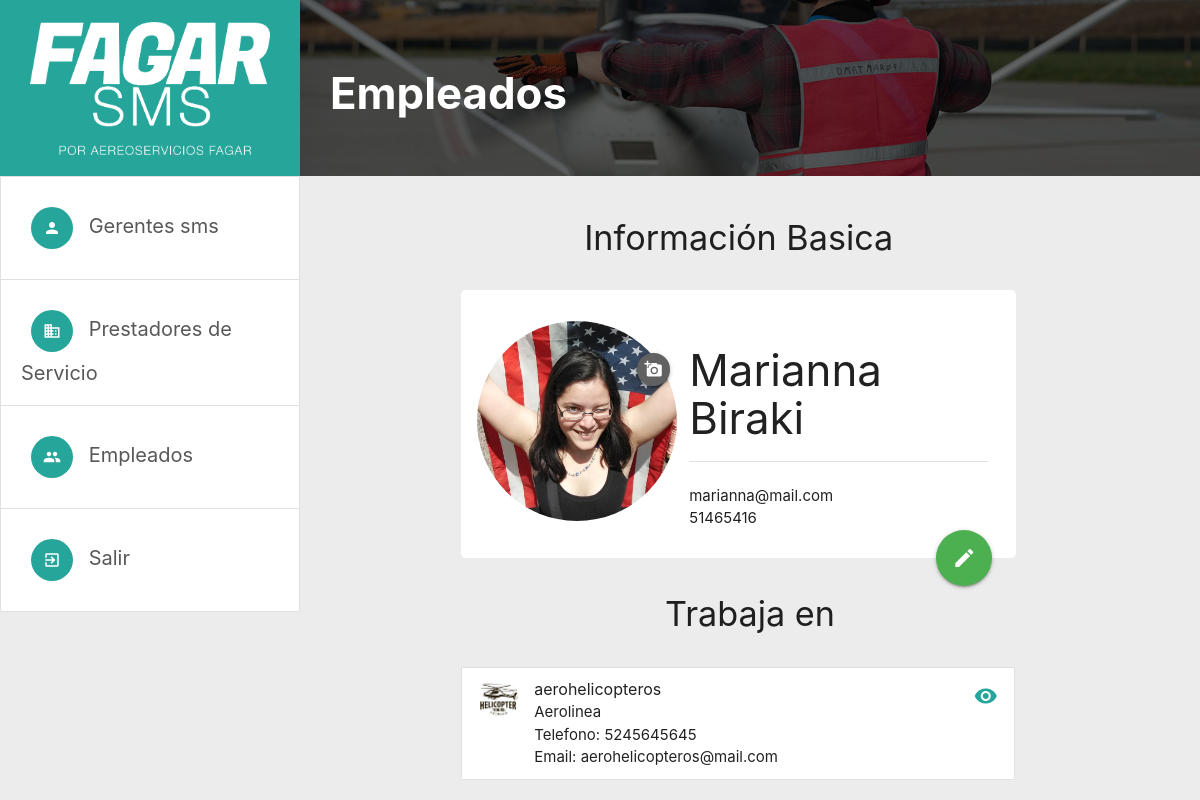
The app's page /dashboard/employee-detail/4/ with its own data.
### users/models.py (models this page shows, shortened)
class Employee(models.Model):
    user        = models.OneToOneField(User, on_delete=models.CASCADE, primary_key=True)
    company     = models.ForeignKey(Company, on_delete=models.CASCADE, related_name = 'employee_of_company', default = False)
    name        = models.CharField(max_length=50)
    last_name   = models.CharField(max_length=50)
    phone       = models.PositiveBigIntegerField(null=False, default=0)
    photo       = models.ImageField(upload_to='employees/profile_pics/', default='employees/profile_pics/default_user_profile_pic.png')

class User(AbstractBaseUser, PermissionsMixin):
    email           = models.EmailField(unique=True, blank=False)
    is_sms_manager	= models.BooleanField(default=False)
    is_employee	= models.BooleanField(default=False)
    is_superuser = models.BooleanField(
        _('superuser status'),
        default=False,
        help_text=_('Do you think you can be a Superuser?'),
    )
    is_staff = models.BooleanField(
        _('staff status'),
        default=False,
        help_text=_('Designates whether the user can log into this site.'),
    )
    is_active = models.BooleanField(
        _('active'),
        default=True,
        help_text=_(
            'Designates whether this user should be treated as active. '
            'Unselect this instead of deleting accounts.'
        ),
    )
    USERNAME_FIELD = 'email'
    objects = MyUserManager()

class Company(models.Model):
    company_sms_manager = models.ForeignKey(SmsManager, on_delete=models.CASCADE, related_name='managed_by')
    name                = models.CharField(max_length=100)
    type_of_company     = models.CharField(max_length=1, choices=TYPE_OF_COMPANY, blank=True)
    phone               = models.PositiveBigIntegerField(null=False, default=0)
    company_logo        = models.ImageField(upload_to='companys/company_logos/', default='companys/company_logos/default_company_logo.png')
    rif                 = models.PositiveBigIntegerField(null=False, default=0)
    company_mail        = models.EmailField(blank=False, default='mail@mail.com')

### superuser/views.py (the view)
# urls.py: path('dashboard/employee-detail/<int:id>/', AdminDetailEmployeeView.as_view(), name='employee-detail'),
class AdminDetailEmployeeView(DetailView):
    template_name = 'superuser/employee/employeeDetail.html'
    model           = Employee
    def get_object(self):
        id_ = self.kwargs.get("id")
        return get_object_or_404(Employee, user=id_)

### superuser/templates/superuser/employee/employeeDetail.html (shortened to what this page needs)
{% extends '../AdminDashboard.html' %}
{% load static %}
{% block dashboard %}
{% include './employeeHeader.html' %}
<div class="col m2 hide-on-med-and-down">
</div>
<div class="col s12 m8 center-by-margin">
<div class="row" style="width: 100%;">
    <div class="col s12">
        <div class="row text-center">
            <h4>Información Basica</h4>
        </div>
        <div class="card horizontal">
            <div class="card-image">
                <img src="{{ object.photo.url }}" class="profile-pic-medium mt-1 mb-1">
                <button data-target="ProfilePicFormModal" class="btn-edit-profile-pic btn-small btn-floating waves-effect waves-light grey darken-2 modal-trigger"><i class="material-icons">add_a_photo</i></button>
            </div>
            <div class="card-stacked">
                <div class="card-content">
                    <h3>{{ object.name }} {{ object.last_name }}</h3>
                    <div class="divider"></div>
                    <br>
                    <p>{{ object.user.email }}</p>
                    <p>{{ object.phone }}</p>
                </div>
            </div>
            <a class="btn-large btn-floating halfway-fab waves-effect waves-light green btn modal-trigger" href="#ProfileFormModal"><i class="material-icons">edit</i></a>
        </div>
    </div>
</div>
<div class="row text-center">
    <h4>Trabaja en</h4>
</div>
    <ul class="collection" style="margin-right: 24px;">
        <li class="collection-item avatar">
            <img src="{{ object.company.company_logo.url }}" alt="" class="circle">
            <span class="title">{{ object.company.name }}</span>
            <p>
                {% if object.company.type_of_company == '2' %}
                    Aerolinea<br>
                {% endif %}
                Telefono: {{ object.company.phone }}<br>
                Email: {{ object.company.company_mail }}<br>
            </p>
            <a href="{% url 'superuser:company-detail' object.company.id %}" class="secondary-content"><i class="material-icons">remove_red_eye</i></a>
        </li>
    </ul>
</div>
<div class="col m2 hide-on-med-and-down">
</div>
{% endblock%}

### static/css/dashboard.css (style rules this page uses)
.profile-pic-medium { height: 200px; width: auto !important; border-radius: 50% !important; max-width: 200px; }
.btn-edit-profile-pic { position: absolute; top: 20%; left: 80%; }
.card .card-content { padding: 12px !important; }

### static/css/margins.css (style rules this page uses)
.mb-1 { margin-bottom: 1rem !important; }
.mt-1 { margin-top: 1rem !important; }

### static/css/util.css (style rules this page uses)
.text-center { text-align: center; }
.center-by-margin { margin-left: auto !important; margin-right: auto !important; }

### static/css/newstyles.css (style rules this page uses)
html { background-color: #ececec; }
.main-content .main-content-center > .row, .card.horizontal, .collection-header { padding: 16px !important; background-color: #fff !important; border-radius: 5px !important; }
.main-content .main-content-center > .row *, .card.horizontal, .collection-header { box-shadow: none !important; }

### records on screen
Employee: photo (picture), name "Marianna", last_name "Biraki", user.email "marianna@mail.com", phone "51465416", company.company_logo (picture), company.name "aerohelicopteros", company.phone "5245645645", company.company_mail "aerohelicopteros@mail.com"
